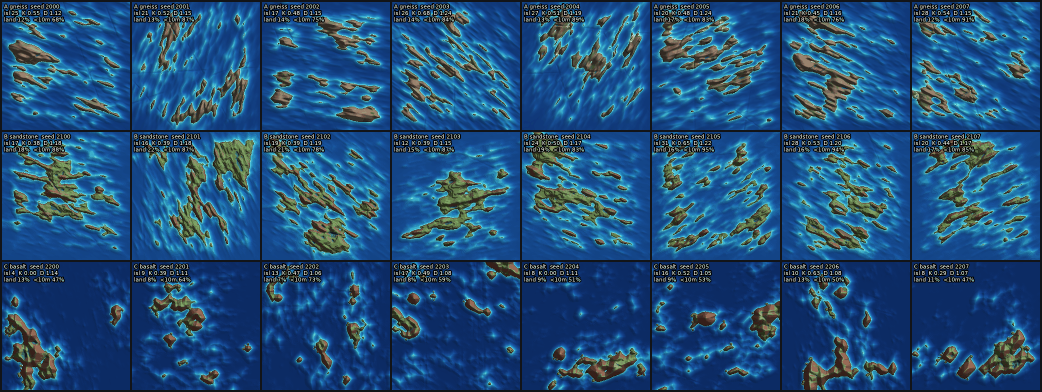
#> input picture games/living-islands/landform/contact_sheet.png, 2084 x 784 px (shown at 1/2 size)
$ python picture_guard.py ../landform/contact_sheet.png
#> lines starting #> are read from the running program, lines starting #| are printed output that depends on the picture; after the words box and inside, x2 and y2 are one past the last pixel; in counts of white or black regions, pixels touching at a corner belong together
#!/usr/bin/env python3
"""PICTURE GUARD: a render that wrote a file is not necessarily a picture. HW-4 seed 2029 wrote an all-black hero and the batch reported success.
  python3 picture_guard.py FILE [FILE ...]      exit 0 if every picture passes, 3 if any is black or nearly flat (message on stdout)
  check_picture(path) -> (ok, message, stats)   used by hero_render.py (after the render) and batch.py (after every picture job)
Ground truth, measured on the pixels with PIL + numpy: mean luminance (0-255), the fraction of pixels brighter than DARK_PX, and the luminance spread
(standard deviation). Fails when the mean is below MIN_MEAN, or fewer than MIN_LIT of the pixels are lit, or the spread is below MIN_STD.
Calibrated on the 90 HW-4 hardware pictures (800 px JPEGs): every legitimate one has mean 22 or more, and 5 close-ups (seeds 2004, 2005, 2006, 2028, 2029) plus the 2029 hero are black (mean 1 or less, no lit pixels). The weakest legitimate dusk pictures have 50 percent lit pixels.
If PIL is missing (Blender's own Python) a plain 8-bit PNG is decoded with numpy and zlib and gets the same measurements. If numpy is missing too, or the file is a JPEG, it falls back to a cheap check on the file: a missing or tiny file, or a PNG/JPEG that compresses to under MIN_BYTES_PER_PX
bytes per pixel (a flat or black picture compresses to almost nothing); that cannot see a dark-but-textured fault, and the message says so."""
import os, struct, sys

MIN_MEAN = 6.0        # mean luminance, 0-255
DARK_PX = 12          # a pixel at or below this luminance counts as black
MIN_LIT = 0.15        # at least this fraction of pixels above DARK_PX
MIN_STD = 4.0         # luminance standard deviation
MIN_BYTES_PER_PX = 0.02

# [47 lines left out: functions _image_size_cheap, _png_gray, not called in this run]

def _lit_box(a):
    """Blender 3.6 writes the compositor thumbnail as a small picture in the middle of a full-size black frame. If more than 90 percent of the frame is
    black and the lit pixels sit in one box covering under half the frame, judge the box. A frame with no lit pixels at all stays black."""
    import numpy as np
    lit = a > DARK_PX
    if lit.mean() > 0.10 or not lit.any():
        return a
    ys, xs = np.where(lit)
    box = a[ys.min():ys.max() + 1, xs.min():xs.max() + 1]
    if box.size < 0.5 * a.size and box.shape[0] >= 32 and box.shape[1] >= 32:
        return box
    return a

def _stats(a, size):
    return dict(mean=round(float(a.mean()), 2), lit_fraction=round(float((a > DARK_PX).mean()), 4), std=round(float(a.std()), 2), bytes=size)

def check_picture(path):
    """returns (ok, message, stats). Never raises for a bad picture: a bad picture is a failed check."""
    if not os.path.exists(path):
        return False, 'PICTURE_GUARD FAIL %s: no file was written' % path, {}
    size = os.path.getsize(path)
    if size < 200:
        return False, 'PICTURE_GUARD FAIL %s: file is only %d bytes' % (path, size), {'bytes': size}
    try:
        import numpy as np
        from PIL import Image
    except ImportError:
        try:
            g = _png_gray(path)
        except Exception:
            g = None
        if g is not None:
            st = _stats(g, size); st['decoder'] = 'png-numpy'
            return _verdict(path, st)
        wh = _image_size_cheap(path)
        if wh:
            bpp = size / float(wh[0] * wh[1])
            ok = bpp >= MIN_BYTES_PER_PX
            return ok, ('PICTURE_GUARD %s %s: %.3f bytes per pixel (cheap check only: PIL or numpy is missing, a dark picture with texture would not be caught)' % ('ok' if ok else 'FAIL black or flat picture', path, bpp)), {'bytes': size, 'bytes_per_px': bpp, 'cheap': True}
        return True, 'PICTURE_GUARD ok %s: only the file size was checked (PIL or numpy is missing)' % path, {'bytes': size, 'cheap': True}
    try:
        im = Image.open(path).convert('L')
        a = np.asarray(im, dtype=np.float64)
    except Exception as e:
        return False, 'PICTURE_GUARD FAIL %s: cannot read the picture (%s)' % (path, e), {'bytes': size}
    a = _lit_box(a)
    return _verdict(path, _stats(a, size))

def _verdict(path, st):
    why = []
    if st['mean'] < MIN_MEAN: why.append('mean luminance %.1f is below %.1f (black)' % (st['mean'], MIN_MEAN))
    if st['lit_fraction'] < MIN_LIT: why.append('only %.1f%% of pixels are lit (need %.0f%%)' % (100 * st['lit_fraction'], 100 * MIN_LIT))
    if st['std'] < MIN_STD: why.append('luminance spread %.1f is below %.1f (flat)' % (st['std'], MIN_STD))
    if why:
        return False, 'PICTURE_GUARD FAIL %s: %s' % (path, '; '.join(why)), st
    return True, 'PICTURE_GUARD ok %s: mean %.1f, lit %.1f%%, spread %.1f' % (path, st['mean'], 100 * st['lit_fraction'], st['std']), st

# ---------------------------------------------------------------- SKY SMOOTHNESS (HW-11)
# HW-6 on Blender 3.6 showed a flat band at the top of many renders with a hard lower edge (the finite sea box's far edge, plus a horizon with nothing soft about it).
# Measure: take the top SKY_TOP_FRAC of the rows (the picture is first resampled to SKY_REF_H rows tall, so the numbers do not depend on the render size) and cut it into columns SKY_COLS wide.
# For every row and every column strip, the step is the RGB distance (0-255) between the two rows below and the two rows above. The ROW STEP is the SKY_PCT-th percentile of the step over the strips:
# a hard band edge or hard horizon runs across the whole picture, so nearly every strip steps and the percentile is large; an island, tree, tent or hill covers only part of the width, so a
# smooth sky between them keeps the percentile small. The horizon is the row of the biggest row step. Fail if that step is bigger than SKY_MAX_HORIZON_STEP (a hard edge), or if any row step
# away from the horizon is bigger than SKY_MAX_SKY_STEP (a stripe in the sky). A picture whose land covers nearly the whole width at a ridge in the top rows can be a false alarm.
# A picture whose horizon is lower than the top 35 percent is only checked for stripes in the rows it shows; the canary uses shots whose horizon is in the top 35 percent.
# Calibrated in tests/test_sky_smooth.py on the HW-6 hardware JPEGs (old, must fail) and the HW-11 renders of the same seeds (new, must pass); the numbers are in SKY_FIX.md.
SKY_TOP_FRAC = 0.35
SKY_REF_H = 533
SKY_COLS = 8
SKY_PCT = 20
SKY_MAX_HORIZON_STEP = 14.0
SKY_MAX_SKY_STEP = 8.0
SKY_HORIZON_SKIP = 8          # rows (of SKY_REF_H) either side of the horizon row that the 'stripe in the sky' test ignores

# [33 lines left out: functions sky_steps, check_sky_smooth, not called in this run]

if __name__ == '__main__':
    args = sys.argv[1:]
    sky = bool(args) and args[0] == '--sky'
    if sky: args = args[1:]          # python3 picture_guard.py --sky FILE ...: the sky smoothness check instead of the black-picture check
    bad = 0
    for p in args:
        ok, msg, _ = (check_sky_smooth if sky else check_picture)(p); print(msg); bad += (not ok)
#> this loop made 1 pass
#> (ok, bad) on pass 1: (True, 0)
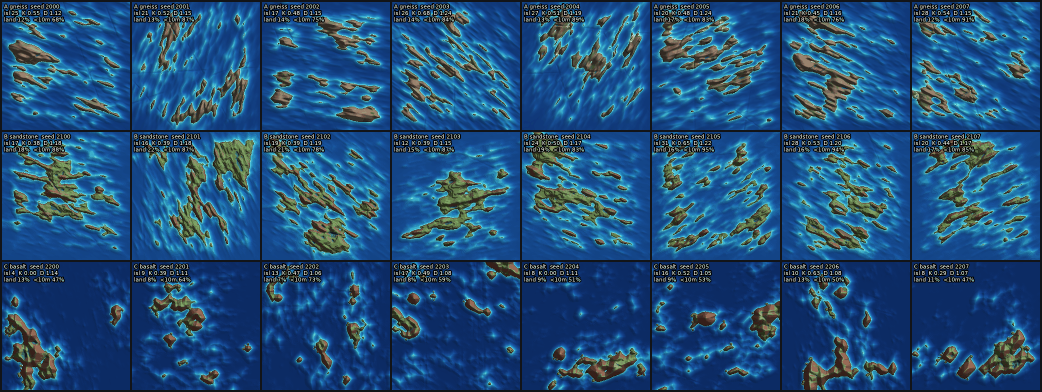
#> input picture games/living-islands/landform/contact_sheet.png, 2084 x 784 px (shown at 1/2 size)
#> pass 1, in check_picture, `im = Image.open(path).convert('L')`:
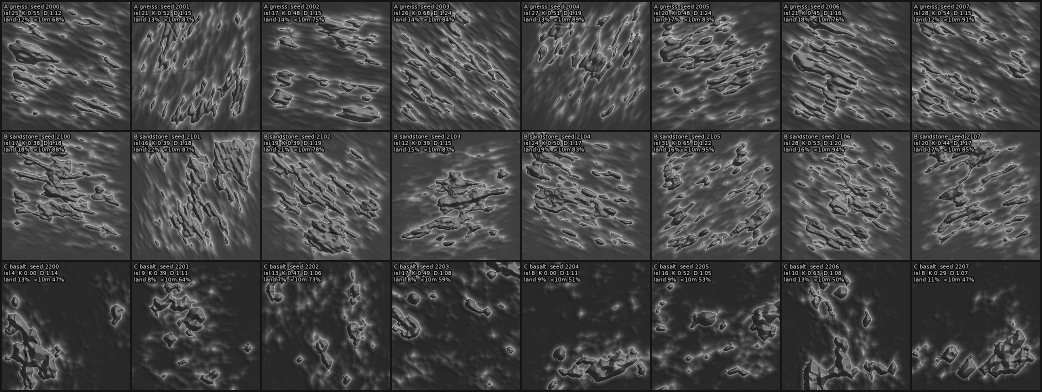
#> im: PIL image 2084x784 L (shown at 1/2 size); min 0, max 241, mean 70.6
#> pass 1, in _lit_box, `lit = a > DARK_PX`:
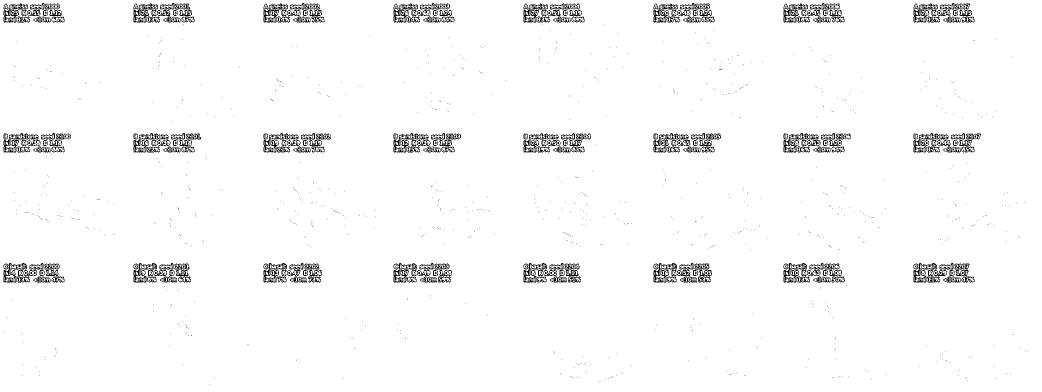
#> lit: shape (784, 2084) bool (shown at 1/2 size); 97.1% white; black in thin lines or dots
#> after the loop, bad = 0
    sys.exit(3 if bad else 0)
#> (the program exits here)

$ run again, on games/living-islands/landform/world-1122-tides.png
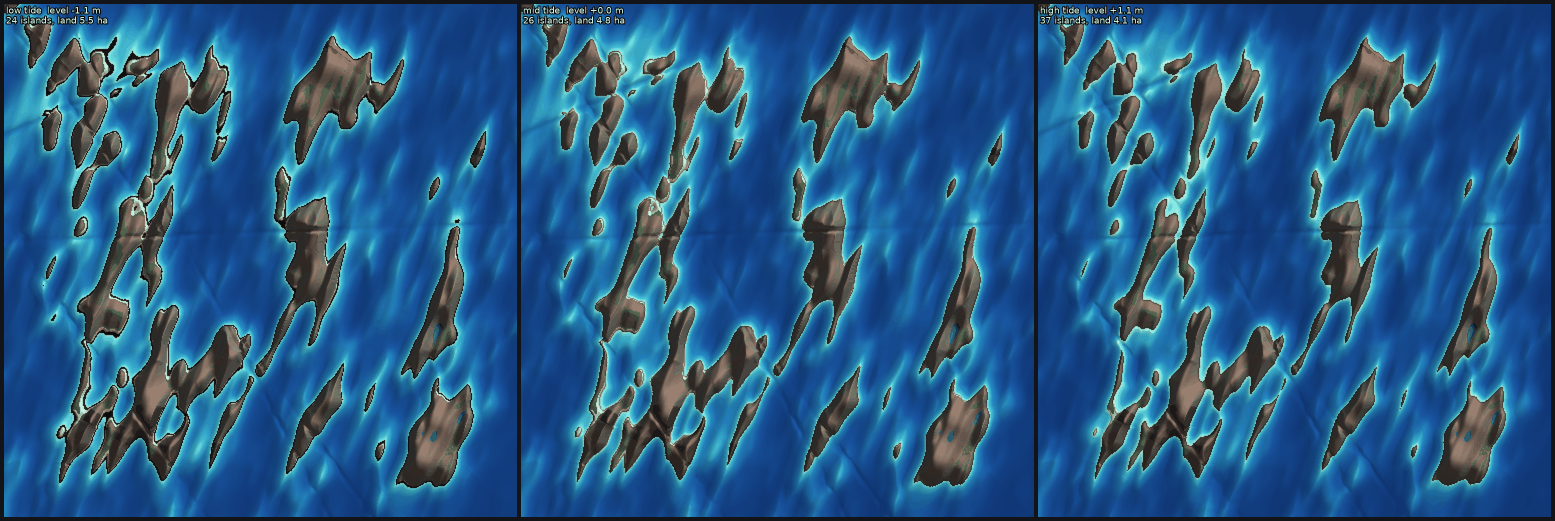
#> input picture games/living-islands/landform/world-1122-tides.png, 3110 x 1042 px (shown at 1/2 size)
#> the loop `for p in args:` made 1 pass
#> (ok, bad) on pass 1: (True, 0)
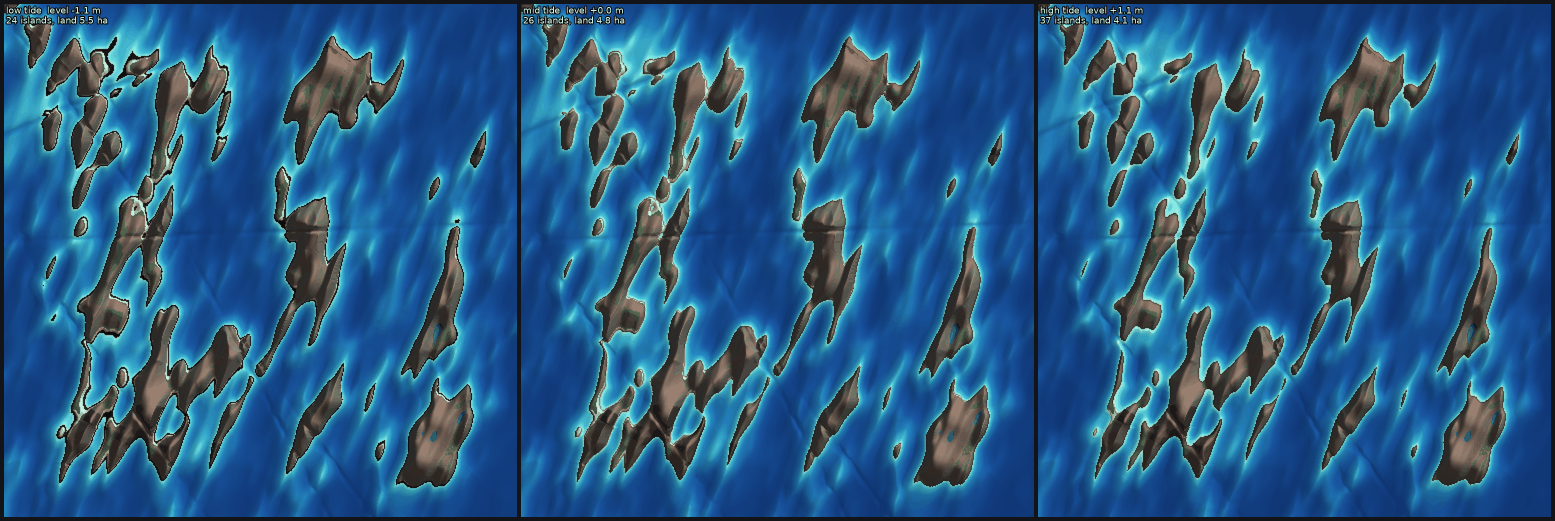
#> input picture games/living-islands/landform/world-1122-tides.png, 3110 x 1042 px (shown at 1/2 size)
#> pass 1, in check_picture, `im = Image.open(path).convert('L')`:
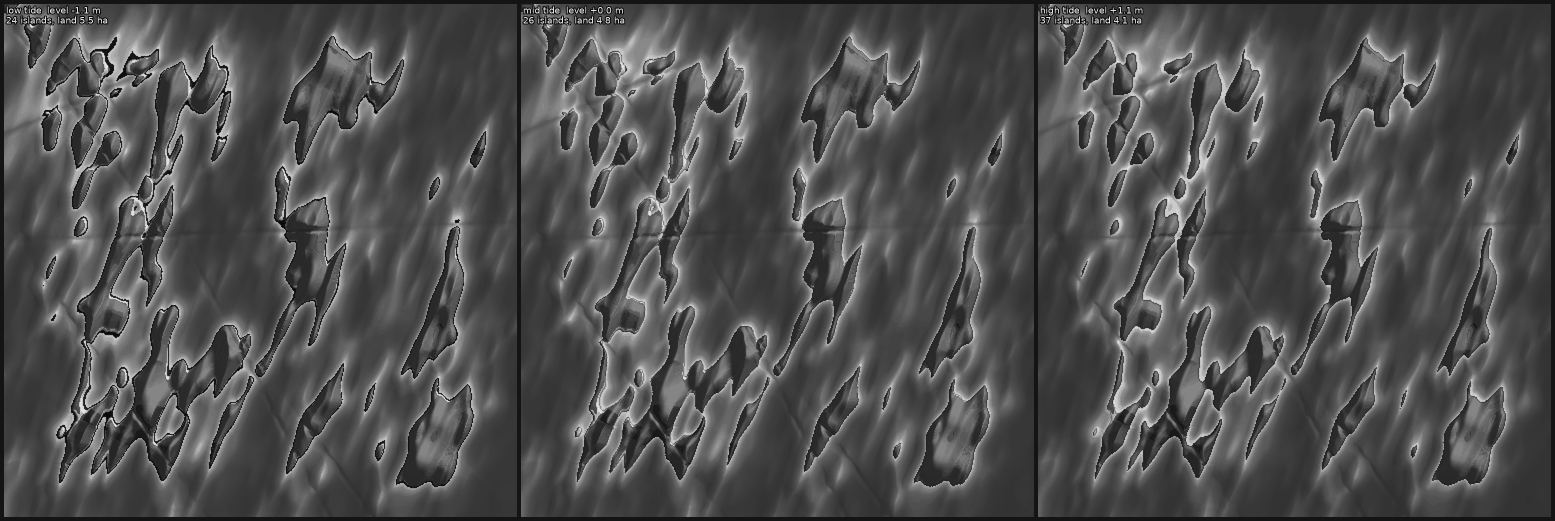
#> im: PIL image 3110x1042 L (shown at 1/2 size); min 9, max 225, mean 79.3
#> pass 1, in _lit_box, `lit = a > DARK_PX`:
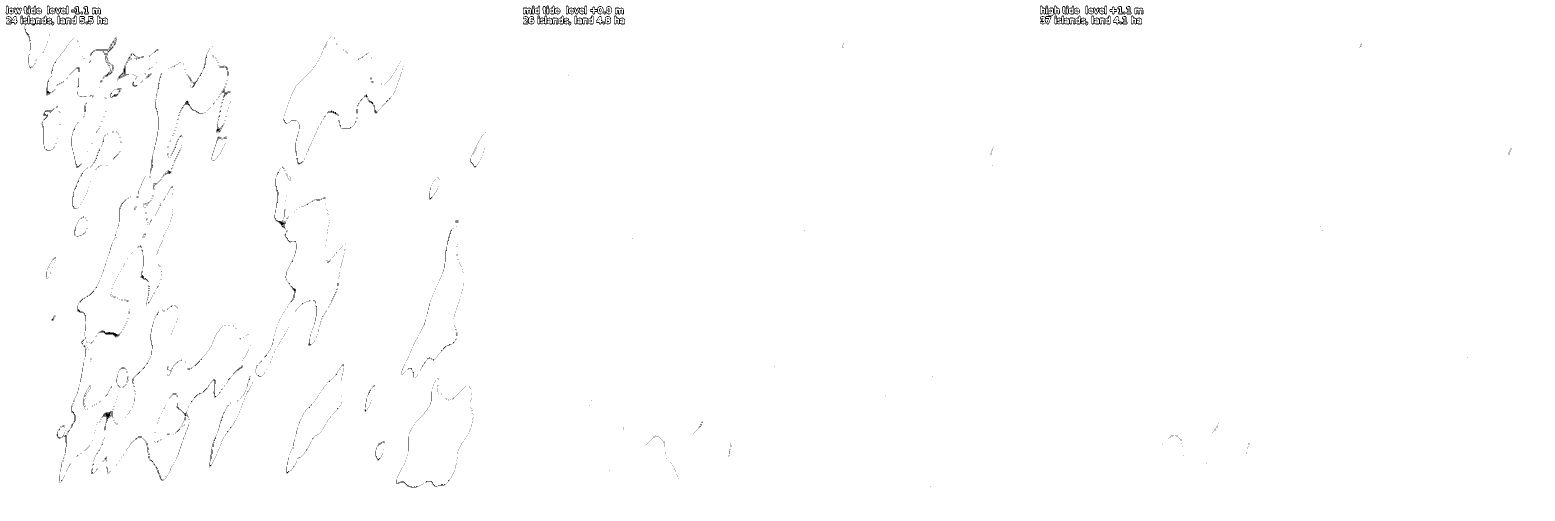
#> lit: shape (1042, 3110) bool (shown at 1/2 size); 99.5% white; black in thin lines or dots, all inside (x1, y1, x2, y2) = (10, 9, 3023, 975)
#> after the loop `for p in args:`: bad = 0
